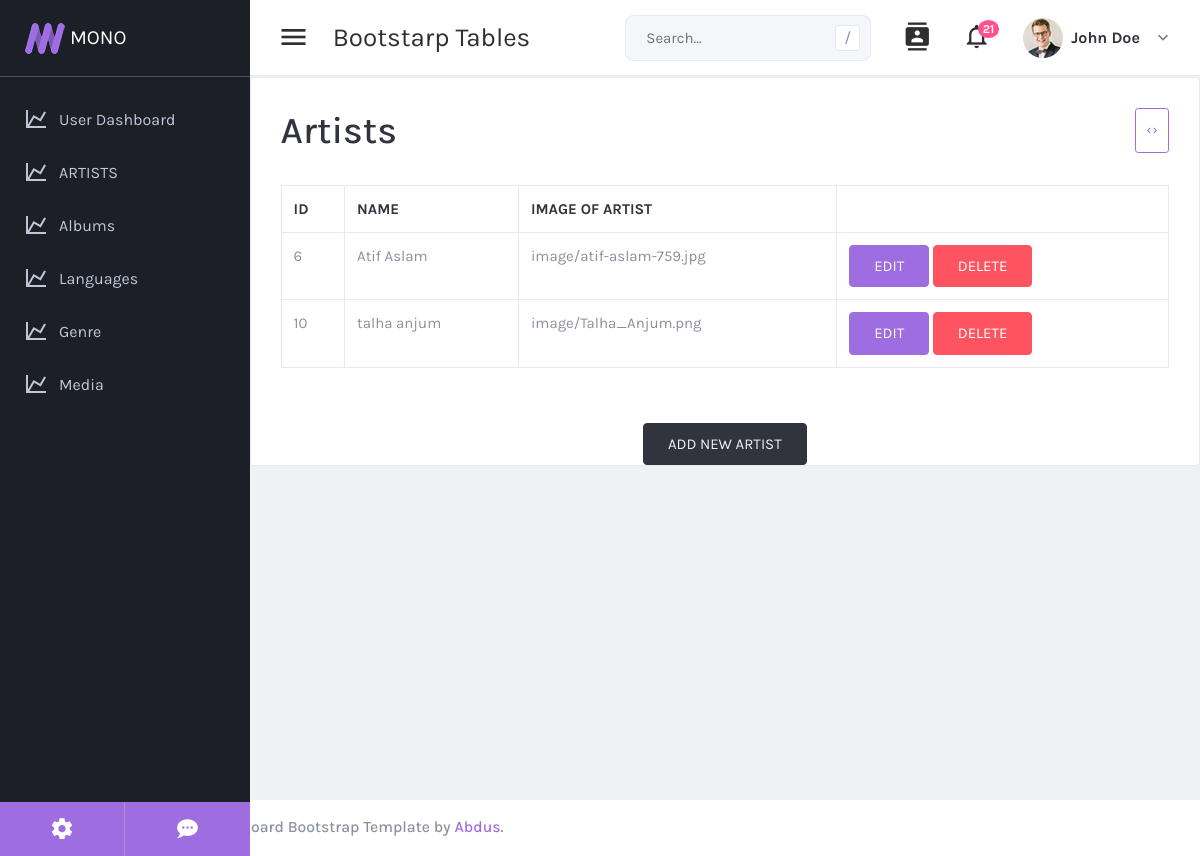
The page /admin_panel/artists.php on the database its author committed.
### tables this page shows
CREATE TABLE `artists` (
  `id` int(11) NOT NULL,
  `name` varchar(255) NOT NULL,
  `image_artist` varchar(255) DEFAULT NULL
);

### admin_panel/artists.php (the view, shortened to what this page needs)
<?php
  include("shared/header.php");
  include("shared/sidebar.php");
  include("shared/nav.php");
  include("shared/connection.php");
  ?>
 <div class="content-wrapper">
<div class="row">
  <div class="col">
    <div class="card card-default">
      <div class="card-header">
      <h1 class= "text-center">artists</h1>
      <a class="btn mdi mdi-code-tags" data-toggle="collapse" href="#collapse-table-1" role="button"
          aria-expanded="false" aria-controls="collapse-table-1"> </a>
      </div>
      <div class="card-body">
        <?php
        $sql = "SELECT * from artists";
        $run = mysqli_query($conn,$sql);
        if(mysqli_num_rows($run)>0){
            ?>
            <table class="table  table-bordered mt-5 w-100 m-auto ">
                <thead >
                    <tr>
                        <th>id</th>
                        <th>name</th>
                        <th>image of artist</th>
                            </thead>
                            <tbody>
                                <?php
                                while($row = mysqli_fetch_assoc($run)){
                                    ?>
                                    <tr>
                                        <td><?php echo $row["id"]?></td>
                                        <td><?php echo $row["name"]?></td>
                                        <td><?php echo $row["image_artist"]?></td>
                                        <td>
                                            <a href="editartists.php?id=<?php echo $row["id"] ?>" class= "btn btn-primary">edit</a>
                                            <a href="deleteartists.php?dit=<?php echo $row ["id"] ?>"class="btn btn-danger">delete</a>
                                        </td>
                                </tr>
                                <?php
                                }
                                ?>
                                </tbody>
                                </table>
                                </div>
                                <?php
        }
        ?>
        <div class="container mt-5">
        <a href="addartists.php"><button class ="btn btn-dark text-light d-flex m-auto" >add new artist</button></a>
    </div>
      </div>
    </div>
    </div>
    </div>
    </div>
    </div>
                    <?php
  include("shared/footer.php");
  ?>

### rows shown on the page
artists: id "6", name "Atif Aslam", image_artist "image/atif-aslam-759.jpg"
artists: id "10", name "talha anjum", image_artist "image/Talha_Anjum.png"
